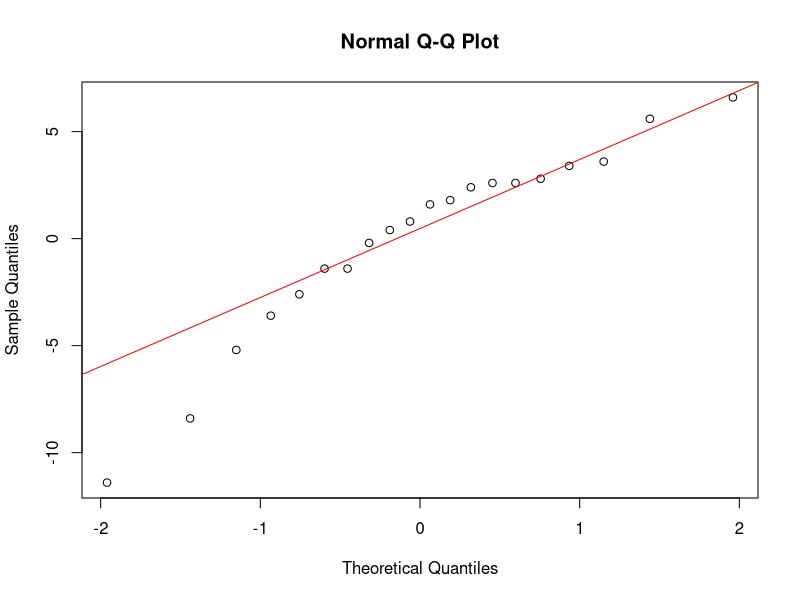
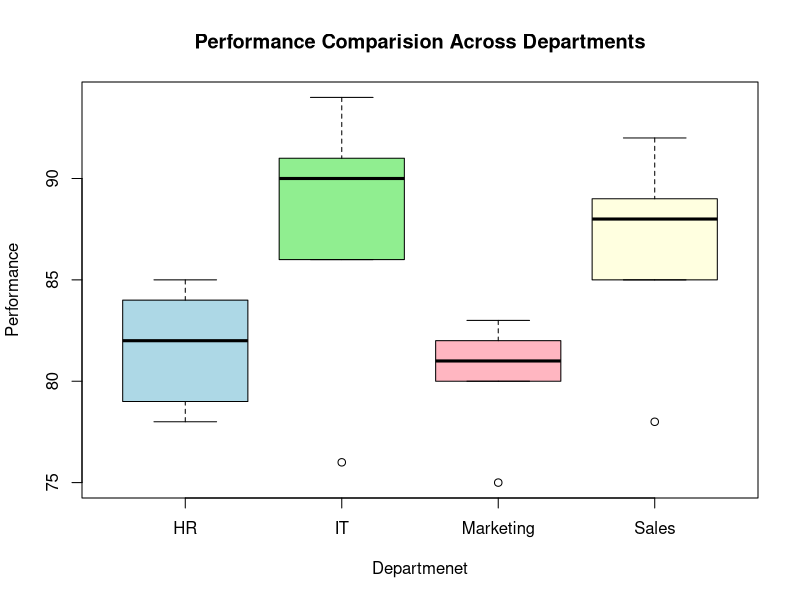

These figures' R source, in order:
# implementation of  way anova

data <- data.frame(
  Department = factor(c("Sales", "HR", "IT", "Marketing", "Sales", "HR", "IT", "Marketing", "Sales", "HR",
                        "IT", "Marketing", "Sales", "HR", "IT", "Marketing", "Sales", "HR", "IT", "Marketing")),
  Performance = c(78, 82, 90, 75, 85, 78, 91, 80, 88, 85,76, 83, 92, 79, 86, 81, 89, 84, 94, 82)
) 

str(data)

anova_result <- aov(Performance ~ Department , data = data)

anova_summary <- summary(anova_result)

qqnorm(residuals(anova_result))
qqline(residuals(anova_result), col = "red")

if(!require(car)) install.packages("car", dependencies = TRUE)
library(car)

print(anova_summary)

leveneTest(Performance~Department , data = data)
if(anova_summary[[1]]$`Pr(>F)`[1]<0.05){
  turkey_result = TurkeyHSD(anova_result)
  print(summary(turkey_result))
}else{
  print("No significant differences found , no need for post-hoc tests")
}

boxplot(Performance~Department, data = data,
        main = "Performance Comparision Across Departments",
        xlab = "Departmenet",
        ylab = "Performance",
        col = c("lightblue","lightgreen","lightpink","lightyellow"))
